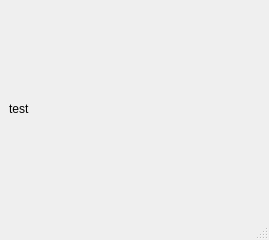
<?xml version="1.0" encoding="UTF-8"?>
<ui version="4.0">
 <class>MainWindow</class>
 <widget class="QMainWindow" name="MainWindow">
  <property name="geometry">
   <rect>
    <x>0</x>
    <y>0</y>
    <width>269</width>
    <height>240</height>
   </rect>
  </property>
  <property name="windowTitle">
   <string>MainWindow</string>
  </property>
  <widget class="QWidget" name="centralwidget">
   <layout class="QVBoxLayout" name="verticalLayout">
    <item>
     <widget class="QLabel" name="label">
      <property name="text">
       <string>test</string>
      </property>
     </widget>
    </item>
   </layout>
  </widget>
  <widget class="QMenuBar" name="menubar">
   <property name="geometry">
    <rect>
     <x>0</x>
     <y>0</y>
     <width>269</width>
     <height>23</height>
    </rect>
   </property>
  </widget>
  <widget class="QStatusBar" name="statusbar"/>
 </widget>
 <resources/>
 <connections/>
</ui>
